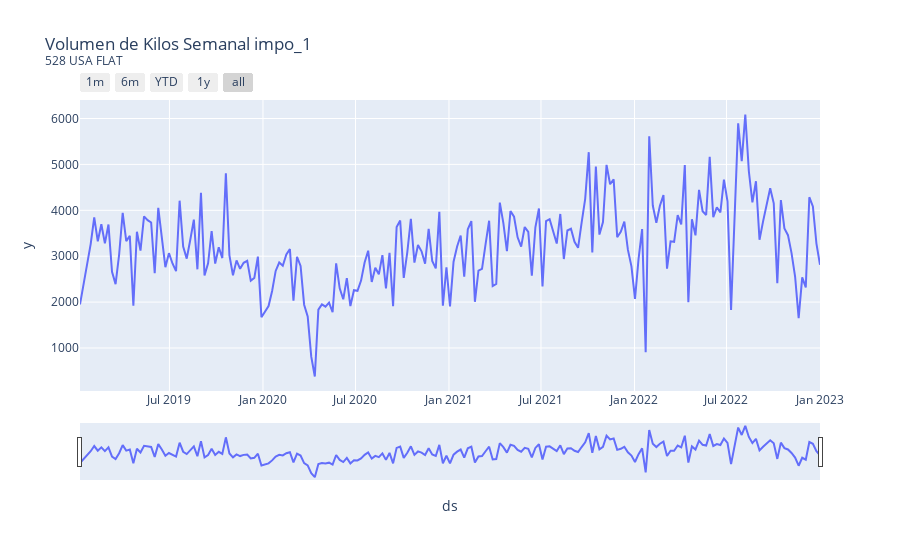
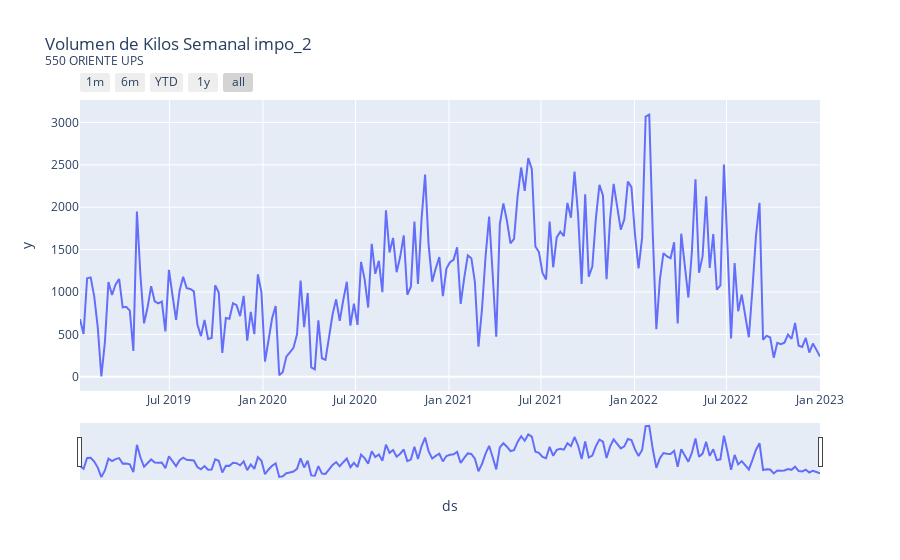
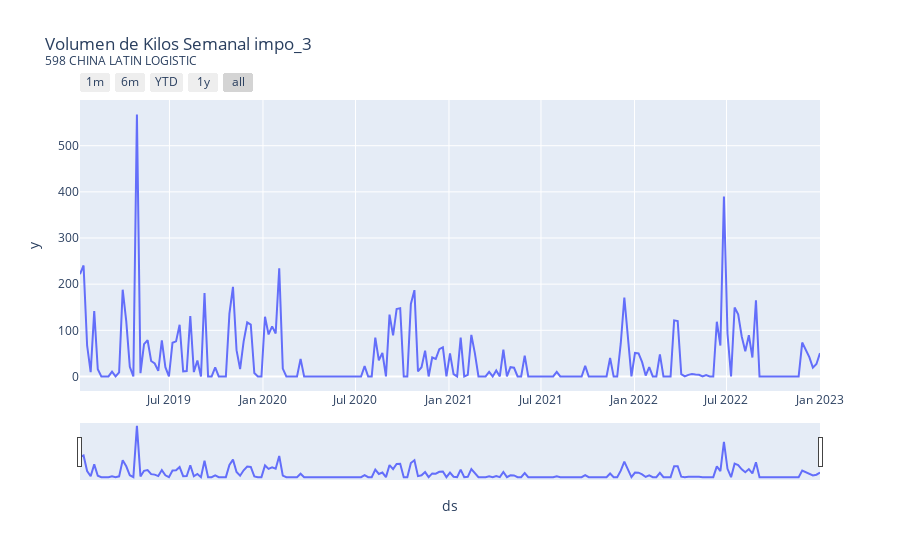
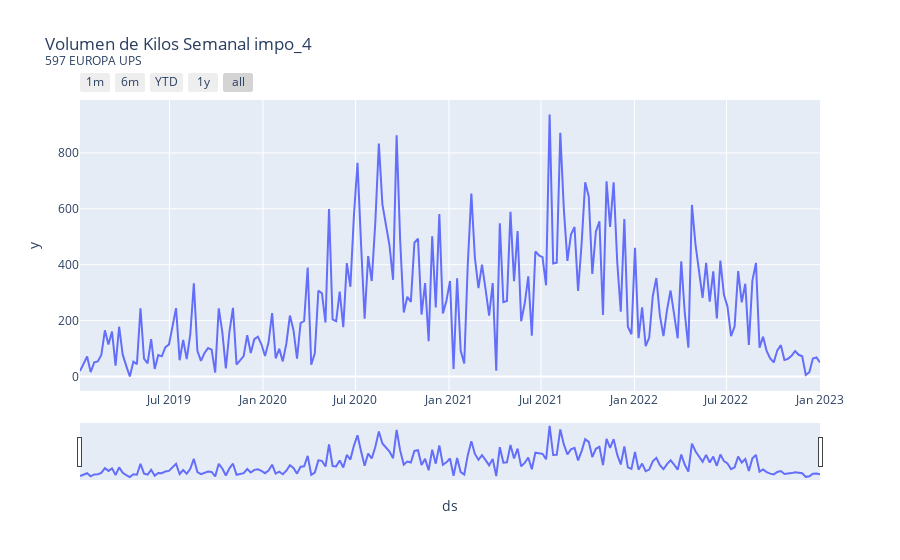

Write notebook code for charts like these, in order.
### Markdown cell above
Observando las distribuciones para cada motivo seleccionado, observamos como poseen cualidades y patrones muy diferentes entre si. Ademas algunos motivos son recientes por lo que no hay datos previos al 2022 como en el caso de Geobox Flat, o incluso hay otros motivos como por ejemplo 598 y 600 ambos de la sede de China que presentan semanas en donde el volumen es cero, estos estancamientos se deben en gran medida en que son motivos complementarios y deberian presentar patrones y comportamientos similares. 

Cada motivo posee su particularidad y esta expuesto a distintos eventos externos como pueden ser medidas que afecten directamente al servicio como medidas aduaneras para la exportacion o para la importacion, o incluso como representan rutas especificas sus variaciones pueden responder a la demanda de los clientes por estas rutas o las interrupciones que pueden haber en las mismas. 

Cada una de las series presentadas representan diversos factores que influyen en su comportamiento, para ello en esta seccion intentare descomponer y comprender que factores realmente inciden y si estos son comun para los motivos seleccionados.

### Code cell
lista_dataframe= [df_impo_1, df_impo_2, df_impo_3, df_impo_4, df_impo_5,df_impo_6, df_impo_7,
           df_expo_1, df_expo_2, df_expo_3, df_expo_4, df_expo_5]

n= 0

for df in lista_dataframe: 
    
    a= lista_df[n]
    b= dic_num_motivos[a]
    
    fig = px.line(df, x='ds', y='y', title=f"Volumen de Kilos Semanal {a[3:]} <br><sup>{b}</sup>")

    fig.update_xaxes(
        rangeslider_visible=True,
        rangeselector=dict(
            buttons=list([
                dict(count=1, label="1m", step="month", stepmode="backward"),
                dict(count=6, label="6m", step="month", stepmode="backward"),
                dict(count=1, label="YTD", step="year", stepmode="todate"),
                dict(count=1, label="1y", step="year", stepmode="backward"),
                dict(step="all")
            ])
        )
        )
    
    n+=1
    
    fig.show()

### Figure 1 — Plotly figure (JSON) as saved in the notebook; plotly's stock layout.template omitted (floating-point values rounded to 4 significant figures; data arrays with more than 128 entries replaced by an {"elided": "..."} marker saying what was removed)
{"data": [{"hovertemplate": "ds=%{x}<br>y=%{y}<extra></extra>", "legendgroup": "", "line": {"color": "#636efa", "dash": "solid"}, "marker": {"symbol": "circle"}, "mode": "lines", "name": "", "orientation": "v", "showlegend": false, "type": "scatter", "x": {"elided": "209 str values"}, "xaxis": "x", "y": {"elided": "209 float values"}, "yaxis": "y"}], "layout": {"legend": {"tracegroupgap": 0}, "title": {"text": "Volumen de Kilos Semanal impo_1 <br><sup>528 USA FLAT</sup>"}, "xaxis": {"anchor": "y", "domain": [0, 1], "rangeselector": {"buttons": [{"count": 1, "label": "1m", "step": "month", "stepmode": "backward"}, {"count": 6, "label": "6m", "step": "month", "stepmode": "backward"}, {"count": 1, "label": "YTD", "step": "year", "stepmode": "todate"}, {"count": 1, "label": "1y", "step": "year", "stepmode": "backward"}, {"step": "all"}]}, "rangeslider": {"visible": true}, "title": {"text": "ds"}}, "yaxis": {"anchor": "x", "domain": [0, 1], "title": {"text": "y"}}}}

### Figure 2 — Plotly figure (JSON) as saved in the notebook; plotly's stock layout.template omitted (floating-point values rounded to 4 significant figures; data arrays with more than 128 entries replaced by an {"elided": "..."} marker saying what was removed)
{"data": [{"hovertemplate": "ds=%{x}<br>y=%{y}<extra></extra>", "legendgroup": "", "line": {"color": "#636efa", "dash": "solid"}, "marker": {"symbol": "circle"}, "mode": "lines", "name": "", "orientation": "v", "showlegend": false, "type": "scatter", "x": {"elided": "209 str values"}, "xaxis": "x", "y": {"elided": "209 float values"}, "yaxis": "y"}], "layout": {"legend": {"tracegroupgap": 0}, "title": {"text": "Volumen de Kilos Semanal impo_2 <br><sup>550 ORIENTE UPS</sup>"}, "xaxis": {"anchor": "y", "domain": [0, 1], "rangeselector": {"buttons": [{"count": 1, "label": "1m", "step": "month", "stepmode": "backward"}, {"count": 6, "label": "6m", "step": "month", "stepmode": "backward"}, {"count": 1, "label": "YTD", "step": "year", "stepmode": "todate"}, {"count": 1, "label": "1y", "step": "year", "stepmode": "backward"}, {"step": "all"}]}, "rangeslider": {"visible": true}, "title": {"text": "ds"}}, "yaxis": {"anchor": "x", "domain": [0, 1], "title": {"text": "y"}}}}

### Figure 3 — Plotly figure (JSON) as saved in the notebook; plotly's stock layout.template omitted (floating-point values rounded to 4 significant figures; data arrays with more than 128 entries replaced by an {"elided": "..."} marker saying what was removed)
{"data": [{"hovertemplate": "ds=%{x}<br>y=%{y}<extra></extra>", "legendgroup": "", "line": {"color": "#636efa", "dash": "solid"}, "marker": {"symbol": "circle"}, "mode": "lines", "name": "", "orientation": "v", "showlegend": false, "type": "scatter", "x": {"elided": "209 str values"}, "xaxis": "x", "y": {"elided": "209 float values"}, "yaxis": "y"}], "layout": {"legend": {"tracegroupgap": 0}, "title": {"text": "Volumen de Kilos Semanal impo_3 <br><sup>598 CHINA LATIN LOGISTIC</sup>"}, "xaxis": {"anchor": "y", "domain": [0, 1], "rangeselector": {"buttons": [{"count": 1, "label": "1m", "step": "month", "stepmode": "backward"}, {"count": 6, "label": "6m", "step": "month", "stepmode": "backward"}, {"count": 1, "label": "YTD", "step": "year", "stepmode": "todate"}, {"count": 1, "label": "1y", "step": "year", "stepmode": "backward"}, {"step": "all"}]}, "rangeslider": {"visible": true}, "title": {"text": "ds"}}, "yaxis": {"anchor": "x", "domain": [0, 1], "title": {"text": "y"}}}}

### Figure 4 — Plotly figure (JSON) as saved in the notebook; plotly's stock layout.template omitted (floating-point values rounded to 4 significant figures; data arrays with more than 128 entries replaced by an {"elided": "..."} marker saying what was removed)
{"data": [{"hovertemplate": "ds=%{x}<br>y=%{y}<extra></extra>", "legendgroup": "", "line": {"color": "#636efa", "dash": "solid"}, "marker": {"symbol": "circle"}, "mode": "lines", "name": "", "orientation": "v", "showlegend": false, "type": "scatter", "x": {"elided": "209 str values"}, "xaxis": "x", "y": {"elided": "209 float values"}, "yaxis": "y"}], "layout": {"legend": {"tracegroupgap": 0}, "title": {"text": "Volumen de Kilos Semanal impo_4 <br><sup>597 EUROPA UPS</sup>"}, "xaxis": {"anchor": "y", "domain": [0, 1], "rangeselector": {"buttons": [{"count": 1, "label": "1m", "step": "month", "stepmode": "backward"}, {"count": 6, "label": "6m", "step": "month", "stepmode": "backward"}, {"count": 1, "label": "YTD", "step": "year", "stepmode": "todate"}, {"count": 1, "label": "1y", "step": "year", "stepmode": "backward"}, {"step": "all"}]}, "rangeslider": {"visible": true}, "title": {"text": "ds"}}, "yaxis": {"anchor": "x", "domain": [0, 1], "title": {"text": "y"}}}}
